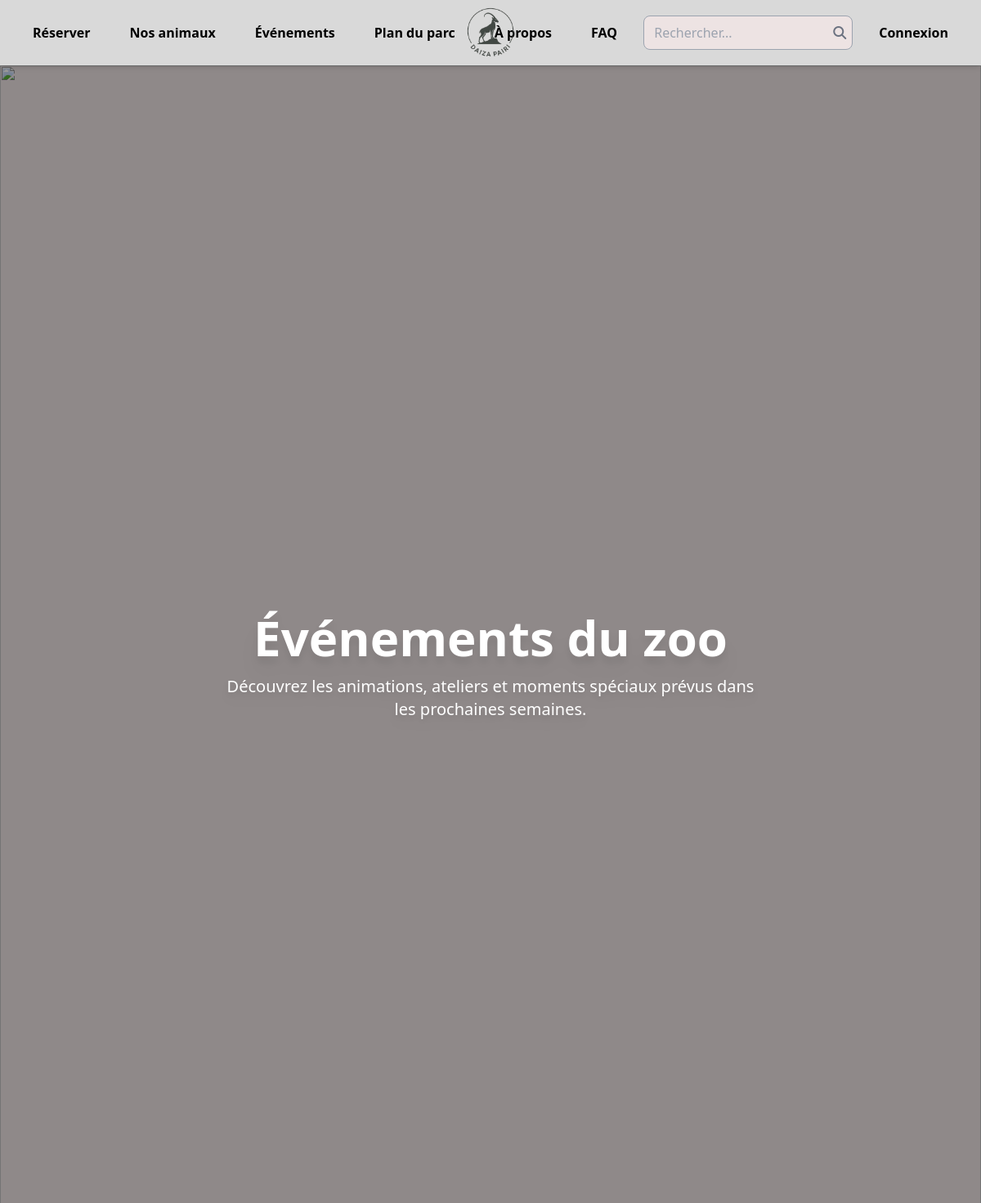
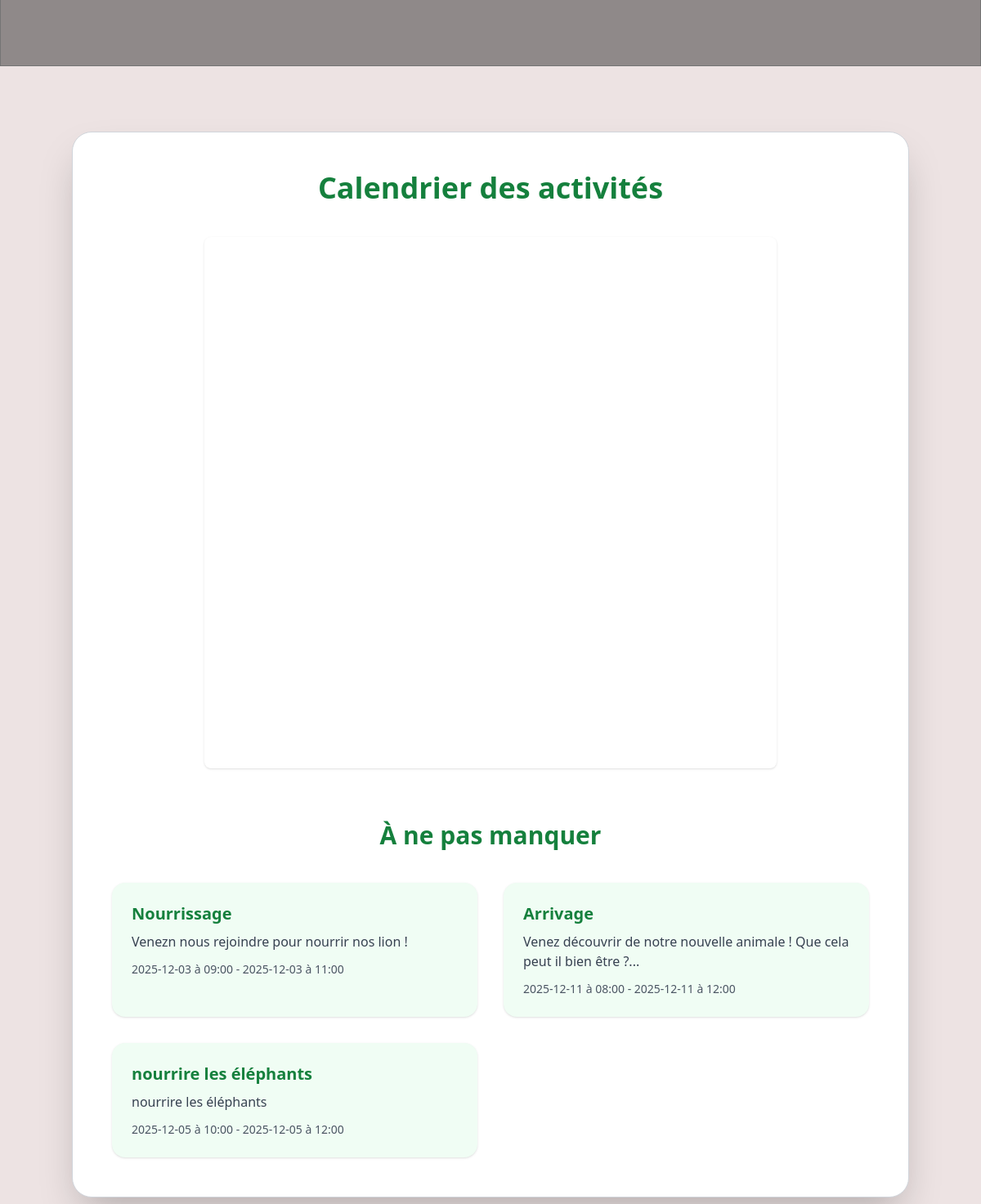
The app's page /events with its own data (2 pictures, top to bottom).
### server.py (models this page shows)
class Event(db.Model): # Définir le modèle Event
    id = db.Column(db.Integer, primary_key=True)
    title = db.Column(db.String(100))
    start = db.Column(db.String(50))
    end = db.Column(db.String(50))
    description = db.Column(db.String(1024))

### server.py (the view)
@app.route("/events")
def evenement():
    event = Event.query.filter(Event.end >= datetime.now().strftime("%Y-%m-%d")).all()
    return render_template("evenement.html", event=event)

### templates/evenement.html (shortened to what this page needs)
<!DOCTYPE html>
<html lang="fr">
<head>
  <script src="https://cdn.tailwindcss.com"></script>
  <link rel="stylesheet" href="https://cdnjs.cloudflare.com/ajax/libs/font-awesome/6.5.1/css/all.min.css">
  <link href="https://cdn.jsdelivr.net/npm/fullcalendar@6.1.8/index.global.min.css" rel="stylesheet">
</head>
<body class="bg-[#EDE3E3] w-full min-h-screen">
  {% include '/components/nav.html' %}
  <div class="relative w-full h-[50vh]">
      <img src="../static/images/Header_about.png" class="absolute inset-0 w-full h-full object-cover">
      <div class="absolute inset-0 bg-black/40"></div>
      <div class="absolute inset-0 flex flex-col items-center justify-center text-center text-white">
          <h1 class="text-6xl font-extrabold drop-shadow-xl">Événements du zoo</h1>
          <p class="text-xl mt-4 max-w-2xl drop-shadow-lg">Découvrez les animations, ateliers et moments spéciaux prévus dans les prochaines semaines.</p>
      </div>
  </div>
  <section class="w-full py-20 px-5 flex justify-center">
      <div class="bg-white w-full max-w-5xl p-12 rounded-3xl shadow-2xl border border-gray-300">
          <h2 class="text-4xl font-bold text-green-700 text-center mb-10">Calendrier des activités</h2>
          <div class="flex justify-center">
              <div id="calendrierEvent" class="w-[700px] h-[650px] bg-white p-4 rounded-lg shadow">
              </div>
          </div>
          {%  if event|length == 0 %}
              <p class="text-center text-gray-600 mt-10">Aucun événement à venir pour le moment. Revenez bientôt pour découvrir nos prochaines activités !</p>
          {% else %}
            <div class="mt-16">
                <h2 class="text-3xl font-bold text-green-700 text-center">À ne pas manquer</h2>
                <div class="grid grid-cols-1 md:grid-cols-2 gap-8 mt-10">
                    {% for e in event %}
                    <div class="bg-green-50 rounded-2xl p-6 shadow">
                        <h3 class="text-xl font-semibold text-green-700">{{ e.title }}</h3>
                        <p class="text-gray-700 mt-2">{{ e.description }}</p>
                        <p class="text-gray-600 mt-3 text-sm">{{ e.start.replace("T", " à ") }} - {{ e.end.replace("T", " à ") }}</p>
                    </div>
                    {% endfor %}
                </div>
            {% endif %}
          </div>
      </div>
  </section>
</body>
</html>

### records on screen
Event: title "Nourrissage", description "Venezn nous rejoindre pour nourrir nos lion !", start.replace "2025-12-03 à 09:00", end.replace "2025-12-03 à 11:00"
Event: title "Arrivage", description "Venez découvrir de notre nouvelle animale ! Que cela peut il bien être ?...", start.replace "2025-12-11 à 08:00", end.replace "2025-12-11 à 12:00"
Event: title "nourrire les éléphants", description "nourrire les éléphants", start.replace "2025-12-05 à 10:00", end.replace "2025-12-05 à 12:00"
